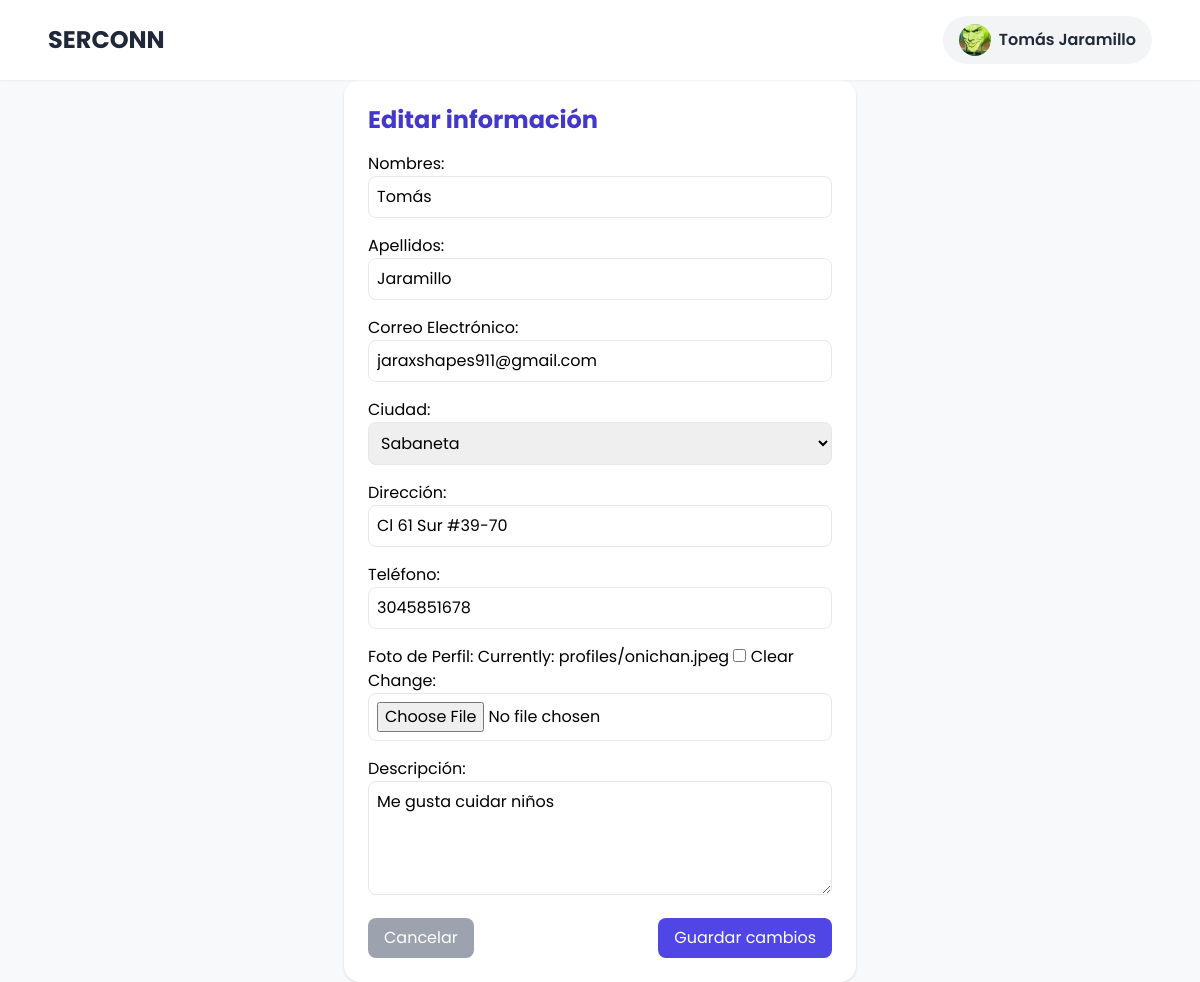
The page /accounts/profile/edit/ (signed in) on the database as committed earlier.
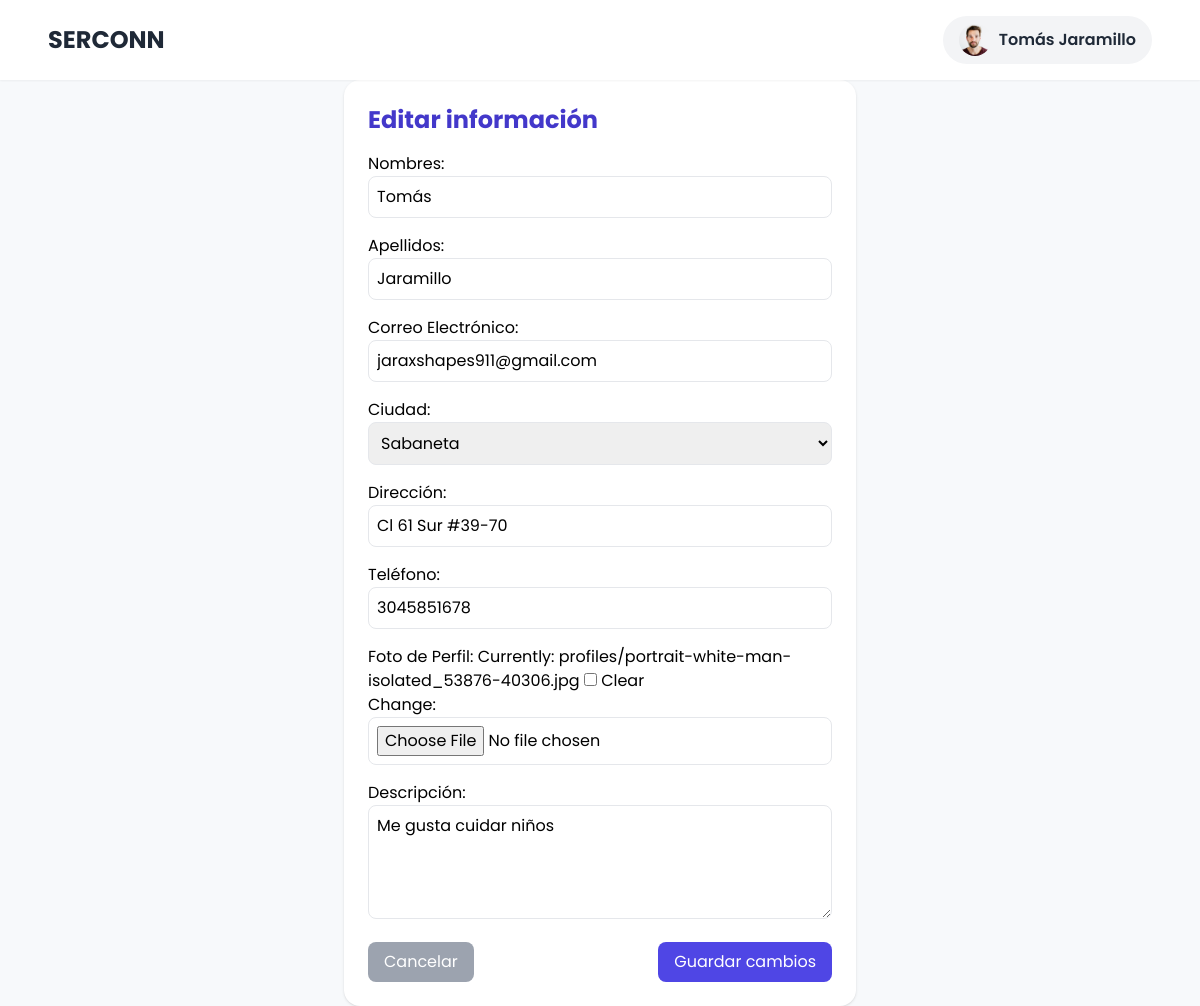
The same page on the database as committed later.
### accounts/models.py (models this page shows, shortened)
class User(AbstractUser):
    @property
    def is_service_provider(self):
        return self.user_role == "service_provider"
    username = None
    email = models.EmailField(unique=True)
    ROLE_CHOICES = (
        ('service_seeker', 'Cliente'),
        ('service_provider', 'Proveedor'),
    )
    user_role = models.CharField(max_length=20, choices=ROLE_CHOICES)
    CITY_CHOICES = (
        ('medellin', 'Medellin'),
        ('envigado', 'Envigado'),
        ('bello', 'Bello'),
        ('sabaneta', 'Sabaneta'),
        ('itagui', 'Itagui'),
        ('la_estrella', 'La Estrella'),
        ('caldas', 'Caldas'),
        ('copacabana', 'Copacabana'),
        ('girardota', 'Girardota'),
        ('barbosa', 'Barbosa'),
    )
    user_city = models.CharField(max_length=20, choices=CITY_CHOICES)
    VERIFICATION_CHOICES = (
        ('verificado', 'Verificado'),
        ('no_verificado', 'No Verificado'),
    )
    user_verification = models.CharField(max_length=20, choices=VERIFICATION_CHOICES, default='no_verificado')
    user_birthdate = models.DateField(blank=False, null= False)
    user_phone = models.CharField(max_length=20, blank=False, null=False)
    user_address = models.CharField(max_length=100, blank=False, null=False)
    user_picture = models.ImageField(upload_to='profiles/', blank=True, null=True)
    user_score = models.FloatField(default=5.0, blank=True, null=True)
    USERNAME_FIELD = "email"
    REQUIRED_FIELDS = []

### accounts/views.py (the view)
# urls.py: path("profile/edit/", views.edit_profile_view, name="edit_profile"),
@login_required
def edit_profile_view(request):
    user = request.user
    service_provider = None
    if user.is_service_provider:
        service_provider, _ = ServiceProvider.objects.get_or_create(user=user)
    if request.method == "POST":
        user_form = EditProfileForm(request.POST, request.FILES, instance=user)
        provider_form = ServiceProviderForm(request.POST, instance=service_provider) if service_provider else None
        if user_form.is_valid() and (provider_form is None or provider_form.is_valid()):
            user_form.save()
            if provider_form:
                provider_form.save()
            return redirect("profile")
    else:
        user_form = EditProfileForm(instance=user)
        provider_form = ServiceProviderForm(instance=service_provider) if service_provider else None
    return render(request, "edit_profile.html", {"form": user_form, "provider_form": provider_form})

### accounts/forms.py
class EditProfileForm(forms.ModelForm):
    class Meta:
        model = User
        fields = ["first_name", "last_name", "email", "user_city", "user_address",  "user_phone", "user_picture"]
        widgets = {
            "first_name": forms.TextInput(attrs={"class": "border rounded-lg p-2 w-full"}),
            "last_name": forms.TextInput(attrs={"class": "border rounded-lg p-2 w-full"}),
            "email": forms.EmailInput(attrs={"class": "border rounded-lg p-2 w-full"}),
            "user_city": forms.Select(attrs={"class": "border rounded-lg p-2 w-full"}),
            "user_address": forms.TextInput(attrs={"class": "border rounded-lg p-2 w-full"}),
            "user_phone": forms.TextInput(attrs={"class": "border rounded-lg p-2 w-full"}),
            "user_picture": forms.ClearableFileInput(attrs={"class": "border rounded-lg p-2 w-full"}),
        }
        labels = {
            "first_name": "Nombres",
            "last_name": "Apellidos",
            "user_city": "Ciudad",
            "user_address": "Dirección",
            "user_phone": "Teléfono",
            "email": "Correo Electrónico",
            "user_picture": "Foto de Perfil",
        }

### accounts/templates/edit_profile.html (shortened to what this page needs)
{% load static %}
<!DOCTYPE html>
<html lang="es">
<head>
    <script src="https://cdn.tailwindcss.com"></script>
</head>
<body>
    <header class="bg-white shadow-sm py-4 px-6 md:px-12 flex justify-between items-center sticky top-0 z-50">
        {% if user.is_authenticated %}
            {% if user.is_service_provider %}
                <h1 class="text-2xl font-bold text-gray-800">
                    <a href="{% url 'profile' %}">SERCONN</a>
                </h1>
            {% else %}
                <h1 class="text-2xl font-bold text-gray-800">
                    <a href="{% url 'service_search' %}">SERCONN</a>
                </h1>
            {% endif %}
        {% else %}
            <h1 class="text-2xl font-bold text-gray-800">
                <a href="{% url 'login' %}">SERCONN</a>
            </h1>
        {% endif %}
        <nav>
            {% if user.is_authenticated %}
                <div class="relative">
                    <button id="profile-menu-btn" class="flex items-center gap-2 bg-gray-100 hover:bg-gray-200 text-gray-800 font-semibold py-2 px-4 rounded-full transition-colors duration-300">
                        {% if user.user_picture %}
                            <img src="{{ user.user_picture.url }}" alt="Perfil" class="w-8 h-8 rounded-full object-cover">
                        {% else %}
                            <span class="w-8 h-8 rounded-full bg-gray-300 flex items-center justify-center font-bold">{{ user.username|slice:":1" }}</span>
                        {% endif %}
                        {{ user.get_full_name|default:user.username }}
                    </button>
                </div>
            {% endif %}
        </nav>
    </header>
    <div class="max-w-lg mx-auto bg-white rounded-2xl shadow p-6">
        <h2 class="text-2xl font-bold text-indigo-700 mb-4">Editar información</h2>
        <form method="post" enctype="multipart/form-data" class="space-y-4">
            {{ form.as_p }}
            {% if provider_form %}
                {{ provider_form.as_p }}
            {% endif %}
            <div class="flex justify-between">
                <a href="{% url 'profile' %}" class="px-4 py-2 bg-gray-400 text-white rounded-lg">Cancelar</a>
                <button type="submit" class="px-4 py-2 bg-indigo-600 text-white rounded-lg hover:bg-indigo-700">Guardar cambios</button>
            </div>
        </form>
    </div>
</body>
</html>

Rows that differ between the two databases and show on the page:
changed User "Tomás Jaramillo": user_picture: a different picture
Other text that changed with them:
text no longer shown: "Nombres: Apellidos: Correo Electrónico: Ciudad: Dirección: Teléfono: Foto de Perfil: Currently: profiles/onichan.jpeg Clear Change:"
text now shown: "Nombres: Apellidos: Correo Electrónico: Ciudad: Dirección: Teléfono: Foto de Perfil: Currently: profiles/portrait-white-man-isolated_53876-40306.jpg Clear Change:"
